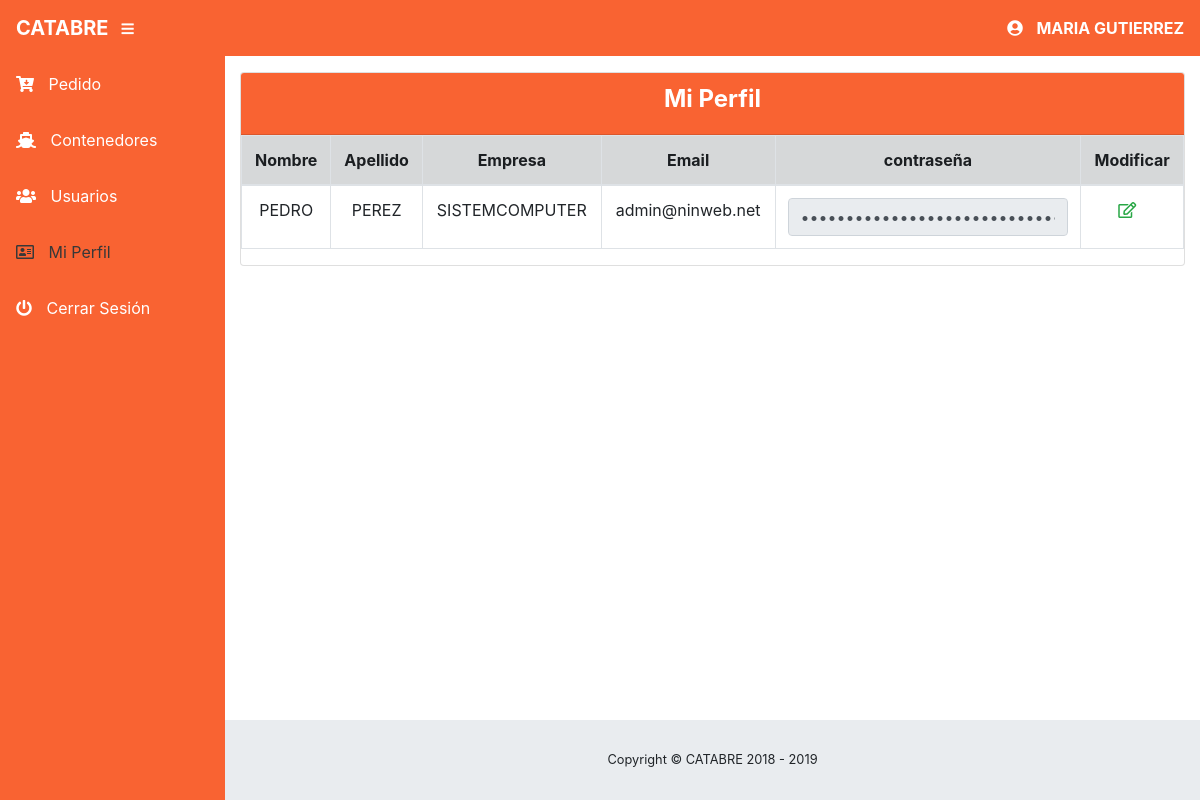
Before: /vista/mi-perfil-admin.php (signed in) with the older database file.
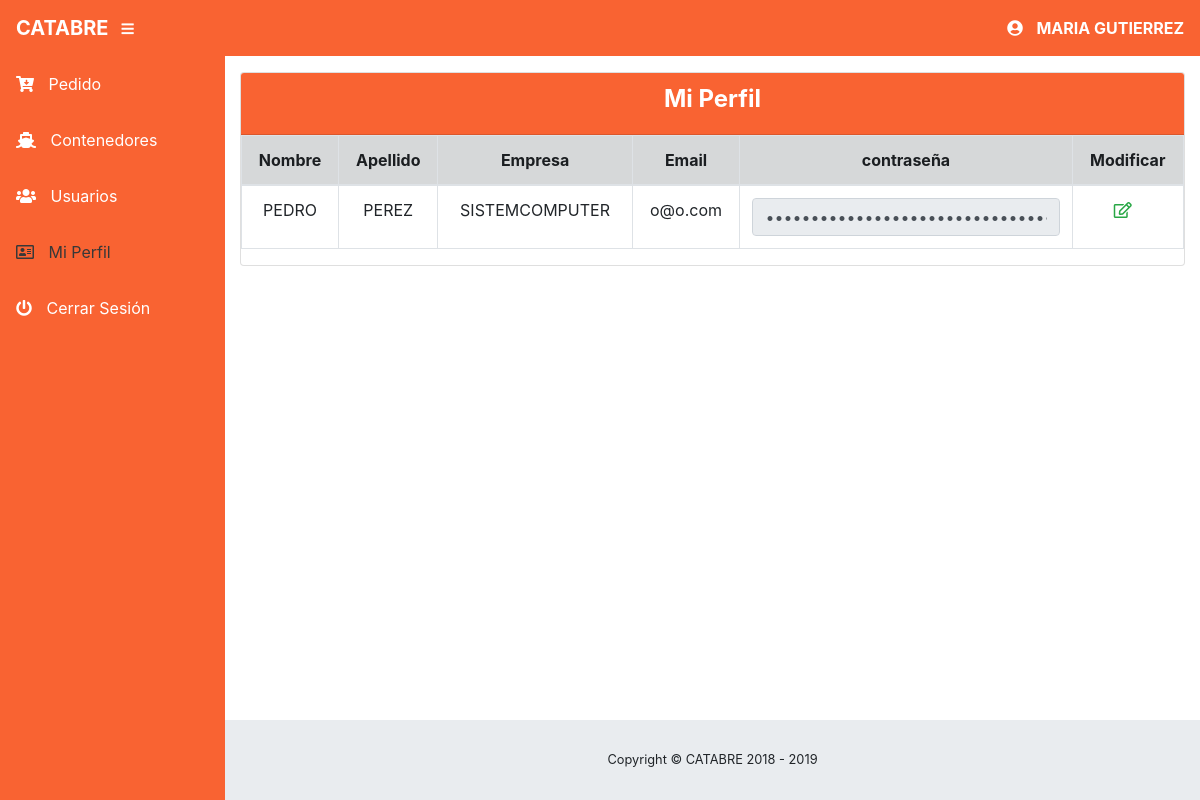
After: the same page with the newer database file.
### tables this page shows
CREATE TABLE `persona` (
  `id_persona` int(11) NOT NULL,
  `id_usuario` int(11) NOT NULL,
  `nombre` text NOT NULL,
  `apellido` text NOT NULL,
  `empresa` varchar(20) NOT NULL
);

CREATE TABLE `usuario` (
  `id_usuario` int(11) NOT NULL,
  `email` text NOT NULL,
  `clave` text NOT NULL,
  `tipo` text NOT NULL
);

### vista/mi-perfil-admin.php (the view, shortened to what this page needs)
<!DOCTYPE html>
<html>
 <head>
    <?php
      include("head.php");
    ?>
  </head>
	<body id="page-top">
		<?php
			include ('nav.php');
		?>
		<div id="wrapper">
			<?php
				include ('menu.php');
			?>
				<div id="content-wrapper">
					<div class="container-fluid">
						<div class="card">
								<div class="card-header" style="background-color: #f96332; color: #fff;">
									<h4 align="center" style="color: #fff;">Mi Perfil</h4>
								</div>
							<?php
									include ("../modelo/conexion.php");
									$consulta_usuario=mysqli_query($db, "SELECT * FROM usuario,persona WHERE persona.id_usuario=usuario.id_usuario AND usuario.tipo='admin'");
								if (mysqli_num_rows($consulta_usuario)) {
									?>
									<table class="table table-bordered" style="text-align: center;">
										<thead class="alert-dark">
											<tr>
												<th>Nombre</th>
												<th>Apellido</th>
												<th>Empresa</th>
												<th>Email</th>
												<th>contraseña</th>
												<th>Modificar</th>
											</tr>
										</thead>
									<?php
										while ($fila=mysqli_fetch_array($consulta_usuario)) {
											?>
												<tbody>
													<tr>
														<td><?php echo $fila['nombre']; ?></td>
														<td><?php echo $fila['apellido']; ?></td>
														<td><?php echo $fila['empresa']; ?></td>
														<td><?php echo $fila['email']; ?></td>
														<td><input type="password" value="<?php echo $fila['clave']; ?>" disabled class="form-control"></td>
														<td>
															<a href="#" id="<?php echo $fila['id_usuario'];?>" data-target="#editar-admin" data-toggle="modal" data-id="<?php echo $fila['id_usuario'];?>">
															<i class="far fa-edit" aria-hidden="true" style="color: #28a745;"></i>
															</a>
														</td>
													</tr>
												</tbody>
											<?php
										}
									?>
								</table>
					                  <?php
									}
							?>
							</div>
					</div>
					<?php
							include ('footer.php');
						?>
				</div>
	</body>
</html>

Changed rows visible on the page:
changed through a linked row, persona "PEDRO": id_usuario.email "admin@ninweb.net" → "o@o.com"
